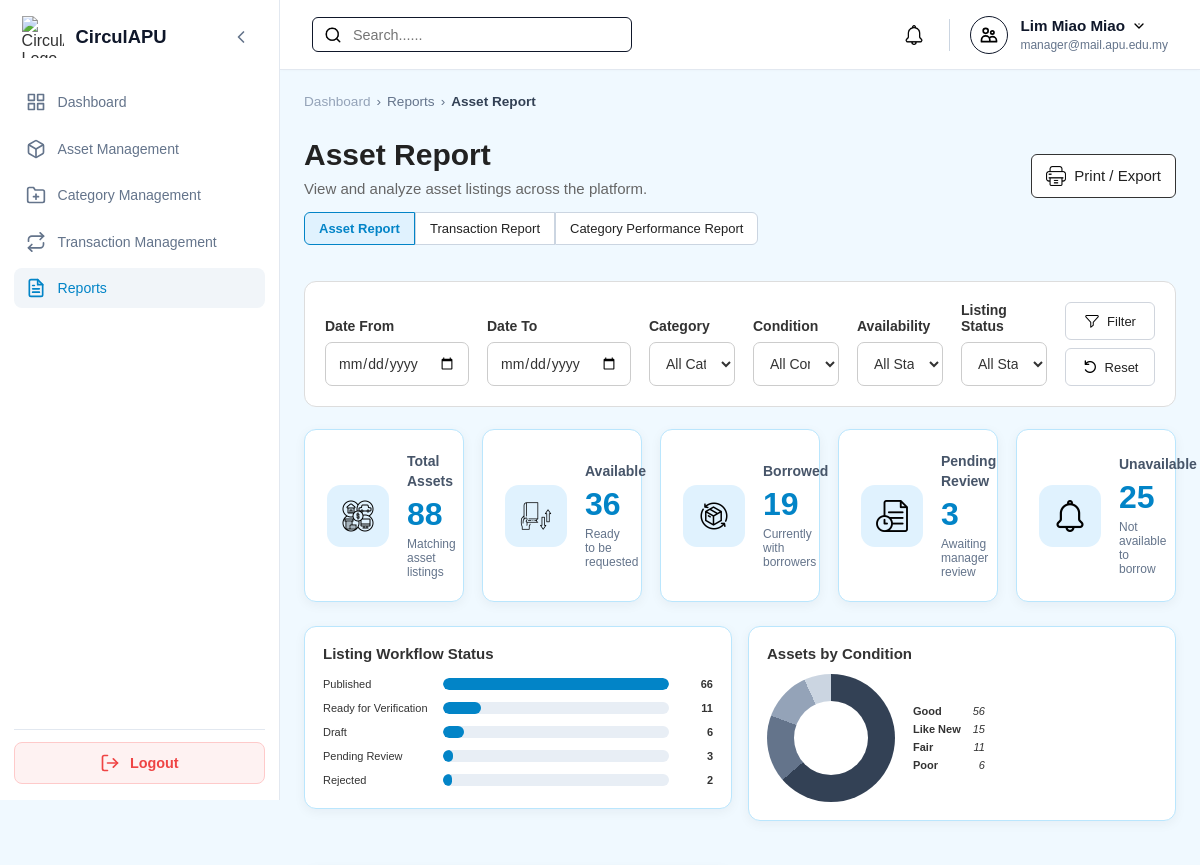
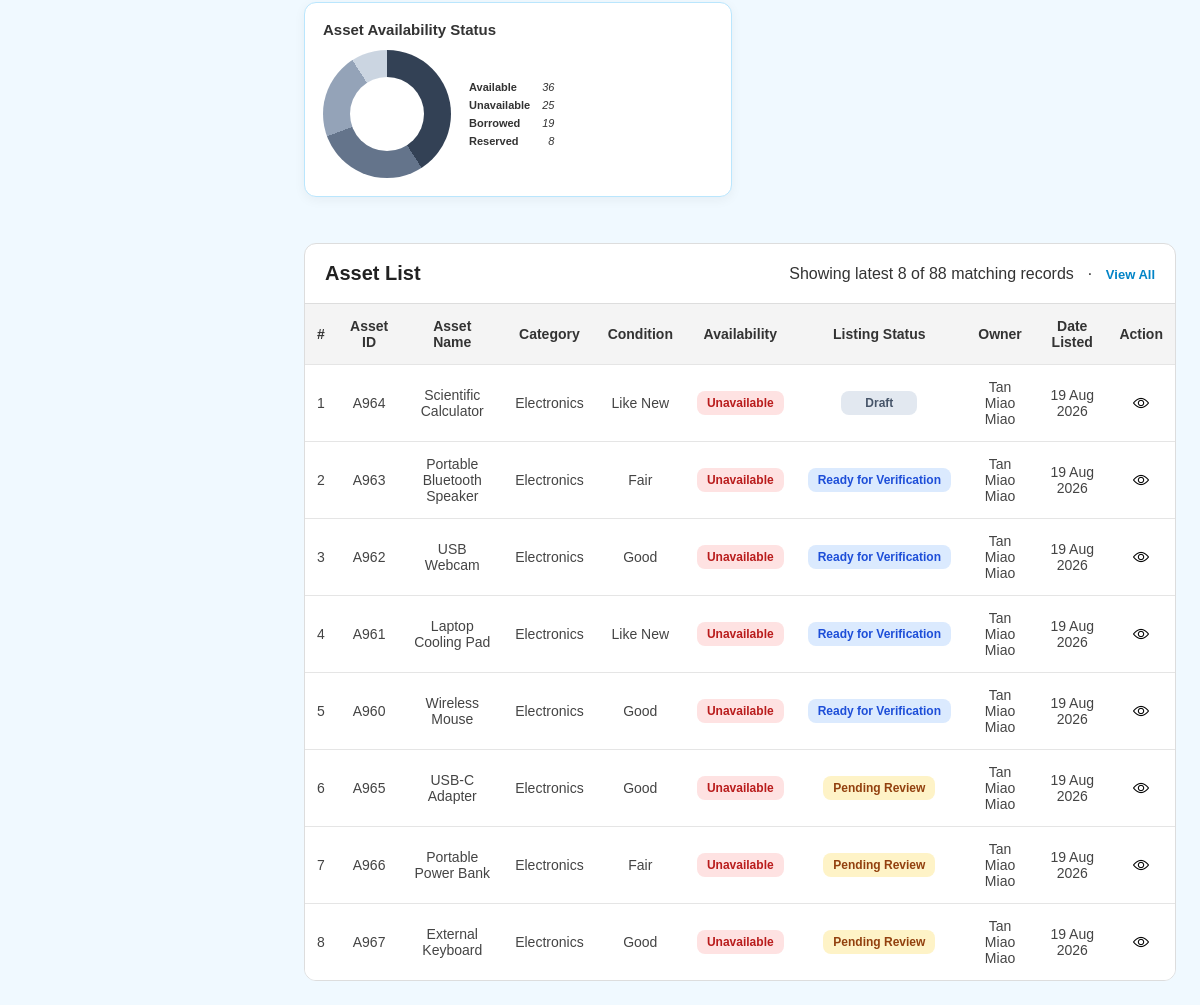
/Manager/manager_reports.php (signed in), run on the app's committed database (2 pictures, top to bottom).
### tables this page shows
CREATE TABLE `assets` (
  `assetID` varchar(10) NOT NULL,
  `ownerID` varchar(10) NOT NULL,
  `categoryID` varchar(10) NOT NULL,
  `assetName` varchar(150) NOT NULL,
  `description` varchar(255) DEFAULT NULL,
  `assetCondition` enum('New','Like New','Good','Fair','Poor') NOT NULL,
  `imageURL` varchar(255) DEFAULT NULL,
  `availabilityStatus` enum('Available','Reserved','Borrowed','Unavailable') NOT NULL,
  `listingStatus` enum('Draft','Pending Review','Ready for Verification','Approved','Published','Rejected','Removed') NOT NULL,
  `createdDate` timestamp NOT NULL DEFAULT current_timestamp(),
  `updatedDate` timestamp NULL DEFAULT NULL ON UPDATE current_timestamp(),
  `verificationStatus` enum('Pending','Approved','Rejected') NOT NULL
);

CREATE TABLE `categories` (
  `categoryID` varchar(10) NOT NULL,
  `categoryName` varchar(100) NOT NULL,
  `description` varchar(255) DEFAULT NULL,
  `categoryIcon` varchar(255) DEFAULT NULL,
  `status` enum('Active','Inactive') NOT NULL DEFAULT 'Active',
  `createdDate` timestamp NOT NULL DEFAULT current_timestamp()
);

CREATE TABLE `user` (
  `userID` varchar(10) NOT NULL,
  `name` varchar(100) NOT NULL,
  `email` varchar(100) NOT NULL,
  `password` varchar(255) NOT NULL,
  `role` enum('Member','Auditor','Manager','Admin') NOT NULL DEFAULT 'Member',
  `status` enum('Active','Suspended','Deleted') NOT NULL DEFAULT 'Active',
  `ecopoint` int(11) NOT NULL DEFAULT 0,
  `dateCreated` timestamp NOT NULL DEFAULT current_timestamp()
);

### Manager/manager_reports.php (the view, shortened to what this page needs)
<?php
require_once '../print.php';
require_once '../db.php';
function e($v):string{return htmlspecialchars((string)$v,ENT_QUOTES,'UTF-8');}
function q(mysqli $c,string $sql,string $types='',array $p=[]):array{$s=$c->prepare($sql);if($p)$s->bind_param($types,...$p);$s->execute();$r=$s->get_result()->fetch_all(MYSQLI_ASSOC);$s->close();return $r;}
function one(mysqli $c,string $sql,string $types='',array $p=[]):array{return q($c,$sql,$types,$p)[0]??[];}
function donut(array $rows):string{
    $total=array_sum(array_map(fn($x)=>(int)$x['total'],$rows)); if(!$total)return '#e5e7eb 0 100%';
    $colors=['#334155','#64748b','#94a3b8','#cbd5e1','#0ea5e9','#7dd3fc','#bae6fd'];
    $at=0;$parts=[];
    foreach($rows as $i=>$r){$next=$at+((int)$r['total']/$total*100);$parts[]=$colors[$i%count($colors)]." $at% $next%";$at=$next;}
    return implode(',',$parts);
}
function maxv(array $rows):int{
    return max(array_map(fn($x)=>(int)$x['total'],$rows));
}
$report=$_GET['report']??'asset';
$viewAll=($_GET['viewAll']??'')==='1';
$from=trim($_GET['dateFrom']??'');$to=trim($_GET['dateTo']??'');
$category=trim($_GET['category']??'');$condition=trim($_GET['condition']??'');
$availability=trim($_GET['availability']??'');$listing=trim($_GET['listingStatus']??'');
$status=trim($_GET['requestStatus']??'');
$conditions=['New','Like New','Good','Fair','Poor'];
$txStatuses=['Pending','Approved','In Progress','Completed','Cancelled','Rejected','Overdue'];
$error='';$categories=[];$selectedCategoryName='All';$stats=[];$chart1=$chart2=$chart3=$rows=$allRows=[];
$reportState=$_GET;
foreach(['assetRemoved','reviewDone','pickupDone','deactivated','reactivated','deleted','error'] as $flag)unset($reportState[$flag]);
$reportBack=http_build_query($reportState);$reportBackParam='&source=reports'.($reportBack?'&back='.rawurlencode($reportBack):'');
try{
    $c=$conn;$c->set_charset('utf8mb4');
    if(!$error&&$report==='asset'){
        $w=[$listing==='Removed'?"a.listingStatus='Removed'":"a.listingStatus<>'Removed'"];$p=[];$t='';wdate($w,$p,$t,'a.createdDate',$from,$to);
        $ws='WHERE '.implode(' AND ',$w);
        $stats=one($c,"SELECT COUNT(*) total,
            COALESCE(SUM(a.availabilityStatus='Available'),0) available,
            COALESCE(SUM(a.availabilityStatus='Borrowed'),0) borrowed,
            COALESCE(SUM(a.availabilityStatus='Unavailable'),0) unavailable,
            COALESCE(SUM(a.listingStatus='Pending Review'),0) pending
            FROM assets a $ws",$t,$p);
        $chart1=q($c,"SELECT a.listingStatus label,COUNT(*) total FROM assets a $ws GROUP BY a.listingStatus ORDER BY total DESC",$t,$p);
        $chart2=q($c,"SELECT a.assetCondition label,COUNT(*) total FROM assets a $ws GROUP BY a.assetCondition ORDER BY total DESC",$t,$p);
        $chart3=q($c,"SELECT a.availabilityStatus label,COUNT(*) total FROM assets a $ws GROUP BY a.availabilityStatus ORDER BY total DESC",$t,$p);
        $allRows=q($c,"SELECT a.assetID,a.assetName,c.categoryName,a.assetCondition,a.availabilityStatus,a.listingStatus,u.name ownerName,a.createdDate
            FROM assets a JOIN categories c ON c.categoryID=a.categoryID JOIN user u ON u.userID=a.ownerID
            $ws ORDER BY a.createdDate DESC",$t,$p);
        $rows=$viewAll?$allRows:array_slice($allRows,0,8);
    }
}catch(Throwable $z){error_log($z->getMessage());$error='Unable to generate report data. Please try again.';}
$title=['asset'=>'Asset Report','transaction'=>'Transaction Report','category'=>'Category Performance Report'][$report];
$desc=['asset'=>'View and analyze asset listings across the platform.','transaction'=>'View and analyze borrowing transaction activity and progress.','category'=>'Analyze category performance using assets, transactions and requester activity.'][$report];
$currentQuery=$_GET;
$allQuery=$currentQuery;$allQuery['viewAll']='1';
$previewQuery=$currentQuery;unset($previewQuery['viewAll']);
$viewAllURL='manager_reports.php?'.http_build_query($allQuery);
$previewURL='manager_reports.php?'.http_build_query($previewQuery);
?>
<!DOCTYPE html>
<html lang="en">
<head>
<link rel="stylesheet" href="../style.css"><link rel="stylesheet" href="manager_style.css?v=<?=filemtime(__DIR__.'/manager_style.css')?>"><link rel="stylesheet" href="manager_mobile.css">
</head>
<body class="role-manager"><div class="dashboard-container">
<?php include '../sidebar.php';?><div class="main-content"><?php include '../header.php';?><main class="page-body">
<section class="management-heading management-heading-action">
<div class="management-heading-text">
<div class="breadcrumb"><a href="manager_dashboard.php">Dashboard</a><span>›</span><span>Reports</span><span>›</span><span class="breadcrumb-current"><?=e($title)?></span></div>
<h1><?=e($title)?></h1><p><?=e($desc)?></p>
<div class="report-tabs">
<a href="?report=asset" class="<?=$report==='asset'?'active':''?>">Asset Report</a>
<a href="?report=transaction" class="<?=$report==='transaction'?'active':''?>">Transaction Report</a>
<a href="?report=category" class="<?=$report==='category'?'active':''?>">Category Performance Report</a>
</div>
</div>
</section>
<section class="management-filter desktop-report-filter"><form method="GET">
<div class="management-filter-group"><label>Date From</label><input type="date" name="dateFrom" value="<?=e($from)?>"></div>
<div class="management-filter-group"><label>Date To</label><input type="date" name="dateTo" value="<?=e($to)?>"></div>
<div class="management-filter-group"><label>Category</label><select name="category"><option value="">All Categories</option></select></div>
<?php if($report==='asset'):?>
<div class="management-filter-group"><label>Condition</label><select name="condition"><option value="">All Conditions</option></select></div>
<div class="management-filter-group"><label>Availability</label><select name="availability"><option value="">All Status</option></select></div>
<div class="management-filter-group"><label>Listing Status</label><select name="listingStatus"><option value="">All Status</option></select></div>
<?php elseif($report==='transaction'):?>
<div class="management-filter-group"><label>Status</label><select name="requestStatus"><option value="">All Status</option><?php foreach($txStatuses as $x):?><option <?=$status===$x?'selected':''?>><?=e($x)?></option><?php endforeach;?></select></div>
<?php else:?>
<div class="management-filter-group"><label>Condition</label><select name="condition"><option value="">All Conditions</option><?php foreach($conditions as $x):?><option <?=$condition===$x?'selected':''?>><?=e($x)?></option><?php endforeach;?></select></div>
<?php endif;?>
<div class="management-filter-buttons"><button class="management-filter-btn"><img src="../assets/icons/filter.png" alt=""> Filter</button><a href="manager_reports.php?report=<?=e($report)?>" class="management-reset-btn"><img src="../assets/icons/reset.png" alt=""> Reset</a></div>
</form></section>
<?php if(!$error):?>
<section class="stats-grid report-stats">
<?php
$cards=$report==='asset'?[
['Total Assets',$stats['total']??0,'Matching asset listings','totalassets.png'],
['Available',$stats['available']??0,'Ready to be requested','borrowed-assets.png'],
['Borrowed',$stats['borrowed']??0,'Currently with borrowers','active-transactions.png'],
['Pending Review',$stats['pending']??0,'Awaiting manager review','pendingVerification.png'],
['Unavailable',$stats['unavailable']??0,'Not available to borrow','notification.png']
]:($report==='transaction'?[
['Total Requests',$stats['total']??0,'Matching borrowing requests','active-transactions.png'],
['Pending Requests',$stats['pending']??0,'Awaiting manager decision','pendingVerification.png'],
['Active Borrowings',$stats['active']??0,'Currently with borrowers','borrowed-assets.png'],
['Overdue Returns',$stats['overdue']??0,'Past due and unreturned','notification.png'],
['Completed',$stats['completed']??0,'Finished transactions','mark_as_read.png']
]:[
['Categories',$stats['categories']??0,'Categories in scope','pendingVerification.png'],
['Total Assets',$stats['assets']??0,'Assets across categories','totalassets.png'],
['Transactions',$stats['transactions']??0,'Borrowing requests','active-transactions.png'],
['Unique Requesters',$stats['users']??0,'Distinct members','totalassets.png'],
['Current Borrowings',$stats['borrowed']??0,'Assets currently borrowed','borrowed-assets.png']
]);
foreach($cards as $x):?>
<div class="stat-card"><div class="stat-icon"><img src="../assets/icons/<?=e($x[3])?>" alt=""></div><div class="stat-content"><h3><?=e($x[0])?></h3><strong class="stat-value"><?=e($x[1])?></strong><p class="stat-description"><?=e($x[2])?></p></div></div>
<?php endforeach;?>
</section>
<?php if($chart1||$chart2||$chart3):?>
<section class="report-chart-grid">
<?php if($chart1):?>
<article class="content-card report-chart">
<h2><?=e($report==='transaction'?'Request Activity':($report==='category'?'Assets by Category':'Listing Workflow Status'))?></h2>
<div class="bar-chart"><?php $m=maxv($chart1);foreach($chart1 as $x):$w=max(4,(int)$x['total']/$m*100);?>
<div class="bar-item"><small title="<?=e($x['label'])?>"><?=e($x['label'])?></small><div class="bar-track"><div class="bar" style="width:<?=$w?>%"></div></div><strong><?=e($x['total'])?></strong></div>
<?php endforeach;?></div>
</article>
<?php endif;?>
<?php if($chart2):?>
<article class="content-card report-chart">
<h2><?=e($report==='asset'?'Assets by Condition':($report==='transaction'?'Request Status Distribution':'Transactions by Category'))?></h2>
<?php if($report==='transaction'):?>
<div class="bar-chart"><?php $m=maxv($chart2);foreach($chart2 as $x):$w=max(4,(int)$x['total']/$m*100);?>
<div class="bar-item"><small title="<?=e($x['label'])?>"><?=e($x['label'])?></small><div class="bar-track"><div class="bar" style="width:<?=$w?>%"></div></div><strong><?=e($x['total'])?></strong></div>
<?php endforeach;?></div>
<?php else:?>
<div class="donut-wrap"><div class="donut" style="background:conic-gradient(<?=e(donut($chart2))?>)"></div><div class="legend"><?php foreach($chart2 as $x):?><span><b><?=e($x['label'])?></b><em><?=e($x['total'])?></em></span><?php endforeach;?></div></div>
<?php endif;?>
</article>
<?php endif;?>
<?php if($chart3):?>
<article class="content-card report-chart">
<h2><?=e($report==='asset'?'Asset Availability Status':($report==='transaction'?'Top Requested Categories':'Current Borrowings by Category'))?></h2>
<?php if($report==='asset'):?>
<div class="donut-wrap"><div class="donut" style="background:conic-gradient(<?=e(donut($chart3))?>)"></div><div class="legend"><?php foreach($chart3 as $x):?><span><b><?=e($x['label'])?></b><em><?=e($x['total'])?></em></span><?php endforeach;?></div></div>
<?php endif;?>
</article>
<?php endif;?>
</section>
<?php endif;?>
<section class="management-list report-list screen-report desktop-report-list">
<div class="management-list-header">
<h2><?=e($report==='asset'?'Asset List':($report==='transaction'?'Transaction List':'Category Performance'))?></h2>
<div>
<span><?= $viewAll?'Showing all '.count($rows).' matching records':'Showing latest '.count($rows).' of '.count($allRows).' matching records' ?></span>
&nbsp; · &nbsp;
<a class="report-list-link" href="<?=e($viewAll?$previewURL:$viewAllURL)?>"><?=$viewAll?'Show Preview':'View All'?></a>
</div>
</div>
<div class="management-table-wrapper"><table class="management-table">
<?php if($report==='asset'):?>
<thead><tr><th>#</th><th>Asset ID</th><th>Asset Name</th><th>Category</th><th>Condition</th><th>Availability</th><th>Listing Status</th><th>Owner</th><th>Date Listed</th><th>Action</th></tr></thead><tbody>
<?php foreach($rows as $i=>$x):?><tr><td><?=$i+1?></td><td><?=e($x['assetID'])?></td><td><?=e($x['assetName'])?></td><td><?=e($x['categoryName'])?></td><td><?=e($x['assetCondition'])?></td><td><span class="status-badge" data-status="<?=e($x['availabilityStatus'])?>"><?=e($x['availabilityStatus'])?></span></td><td><span class="status-badge" data-status="<?=e($x['listingStatus'])?>"><?=e($x['listingStatus'])?></span></td><td><?=e($x['ownerName'])?></td><td><?=e(date('d M Y',strtotime($x['createdDate'])))?></td><td><a class="management-action-btn" href="manager_asset_view.php?assetID=<?=e($x['assetID'])?><?=e($reportBackParam)?>"><img src="../assets/icons/view.png" alt=""></a></td></tr><?php endforeach;?>
<?php endif;?>
</tbody></table></div>
</section>
<?php endif;?>
</main>
</div></div></body></html>

### data on the page
assets: assetID "A964", assetName "Scientific Calculator", categoryID.categoryName "Electronics", assetCondition "Like New", availabilityStatus "Unavailable", listingStatus "Draft", ownerID.name "Tan Miao Miao", createdDate "19 Aug 2026"
assets: assetID "A963", assetName "Portable Bluetooth Speaker", categoryID.categoryName "Electronics", assetCondition "Fair", availabilityStatus "Unavailable", listingStatus "Ready for Verification", ownerID.name "Tan Miao Miao", createdDate "19 Aug 2026"
assets: assetID "A962", assetName "USB Webcam", categoryID.categoryName "Electronics", assetCondition "Good", availabilityStatus "Unavailable", listingStatus "Ready for Verification", ownerID.name "Tan Miao Miao", createdDate "19 Aug 2026"
assets: assetID "A961", assetName "Laptop Cooling Pad", categoryID.categoryName "Electronics", assetCondition "Like New", availabilityStatus "Unavailable", listingStatus "Ready for Verification", ownerID.name "Tan Miao Miao", createdDate "19 Aug 2026"
assets: assetID "A960", assetName "Wireless Mouse", categoryID.categoryName "Electronics", assetCondition "Good", availabilityStatus "Unavailable", listingStatus "Ready for Verification", ownerID.name "Tan Miao Miao", createdDate "19 Aug 2026"
assets: assetID "A965", assetName "USB-C Adapter", categoryID.categoryName "Electronics", assetCondition "Good", availabilityStatus "Unavailable", listingStatus "Pending Review", ownerID.name "Tan Miao Miao", createdDate "19 Aug 2026"
assets: assetID "A966", assetName "Portable Power Bank", categoryID.categoryName "Electronics", assetCondition "Fair", availabilityStatus "Unavailable", listingStatus "Pending Review", ownerID.name "Tan Miao Miao", createdDate "19 Aug 2026"
assets: assetID "A967", assetName "External Keyboard", categoryID.categoryName "Electronics", assetCondition "Good", availabilityStatus "Unavailable", listingStatus "Pending Review", ownerID.name "Tan Miao Miao", createdDate "19 Aug 2026"

### other printed values
$user_name "Lim Miao Miao"
$user_email "manager@mail.apu.edu.my"
$title "Asset Report"
$desc "View and analyze asset listings across the platform."
$label "Print / Export"
$x[0] "Total Assets"
$x[1] "88"
$x[2] "Matching asset listings"
$x[0] "Available"
$x[1] "36"
$x[2] "Ready to be requested"
$x[0] "Borrowed"
$x[1] "19"
$x[2] "Currently with borrowers"
$x[0] "Pending Review"
